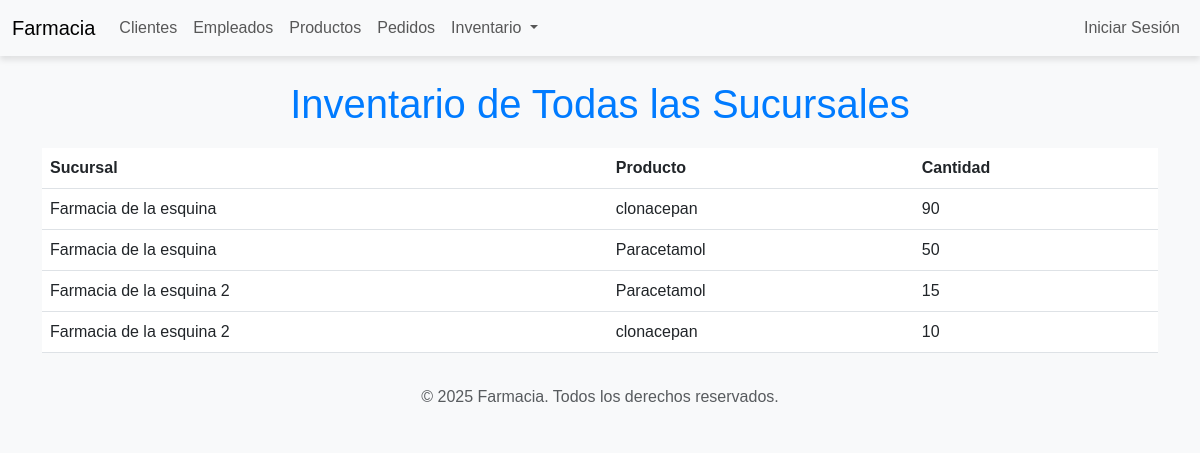
The app's page /inventario/ with its own data.
### inventario/models.py (models this page shows, shortened)
class Inventario(models.Model):
    producto = models.ForeignKey(Producto, on_delete=models.CASCADE, related_name="inventarios")
    sucursal = models.ForeignKey(Sucursal, on_delete=models.CASCADE, related_name="inventario")
    cantidad = models.IntegerField()

class Sucursal(models.Model):
    nombre = models.CharField(max_length=100)
    direccion = models.CharField(max_length=255)

class Producto(models.Model):
    nombre = models.CharField(max_length=100)
    descripcion = models.TextField()
    precio = models.FloatField()

### inventario/views.py (the view)
# urls.py: path('inventario/', inventario_views.consultar_inventario, name='consultar_inventario'),
def consultar_inventario(request, sucursal_id=None):
    if sucursal_id:
        sucursal = get_object_or_404(Sucursal, id=sucursal_id)
        inventario = sucursal.inventario.all()
        titulo = f"Inventario de {sucursal.nombre}"
    else:
        sucursal = None
        inventario = Inventario.objects.select_related('sucursal', 'producto').all()
        titulo = "Inventario de Todas las Sucursales"
    return render(request, 'inventario/consultar_inventario.html', {
        'inventario': inventario,
        'sucursal': sucursal,
        'titulo': titulo,
    })

### templates/inventario/consultar_inventario.html (shortened to what this page needs)
{% extends 'base.html' %}
{% block content %}
<h1>{{ titulo }}</h1>
<table class="table">
    <thead>
        <tr>
            <th>Sucursal</th>
            <th>Producto</th>
            <th>Cantidad</th>
        </tr>
    </thead>
    <tbody>
        {% for item in inventario %}
        <tr>
            <td>{{ item.sucursal.nombre }}</td>
            <td>{{ item.producto.nombre }}</td>
            <td>{{ item.cantidad }}</td>
        </tr>
        {% endfor %}
    </tbody>
</table>
{% endblock %}

### static/css/styles.css (style rules this page uses)
body { font-family: 'Arial', sans-serif; background-color: #f8f9fa; color: #333; }
h1 { color: #007bff; text-align: center; margin-bottom: 20px; }

### records on screen
Inventario: sucursal.nombre "Farmacia de la esquina", producto.nombre "clonacepan", cantidad "90"
Inventario: sucursal.nombre "Farmacia de la esquina", producto.nombre "Paracetamol", cantidad "50"
Inventario: sucursal.nombre "Farmacia de la esquina 2", producto.nombre "Paracetamol", cantidad "15"
Inventario: sucursal.nombre "Farmacia de la esquina 2", producto.nombre "clonacepan", cantidad "10"

### other values on screen
{{ titulo }} "Inventario de Todas las Sucursales"
